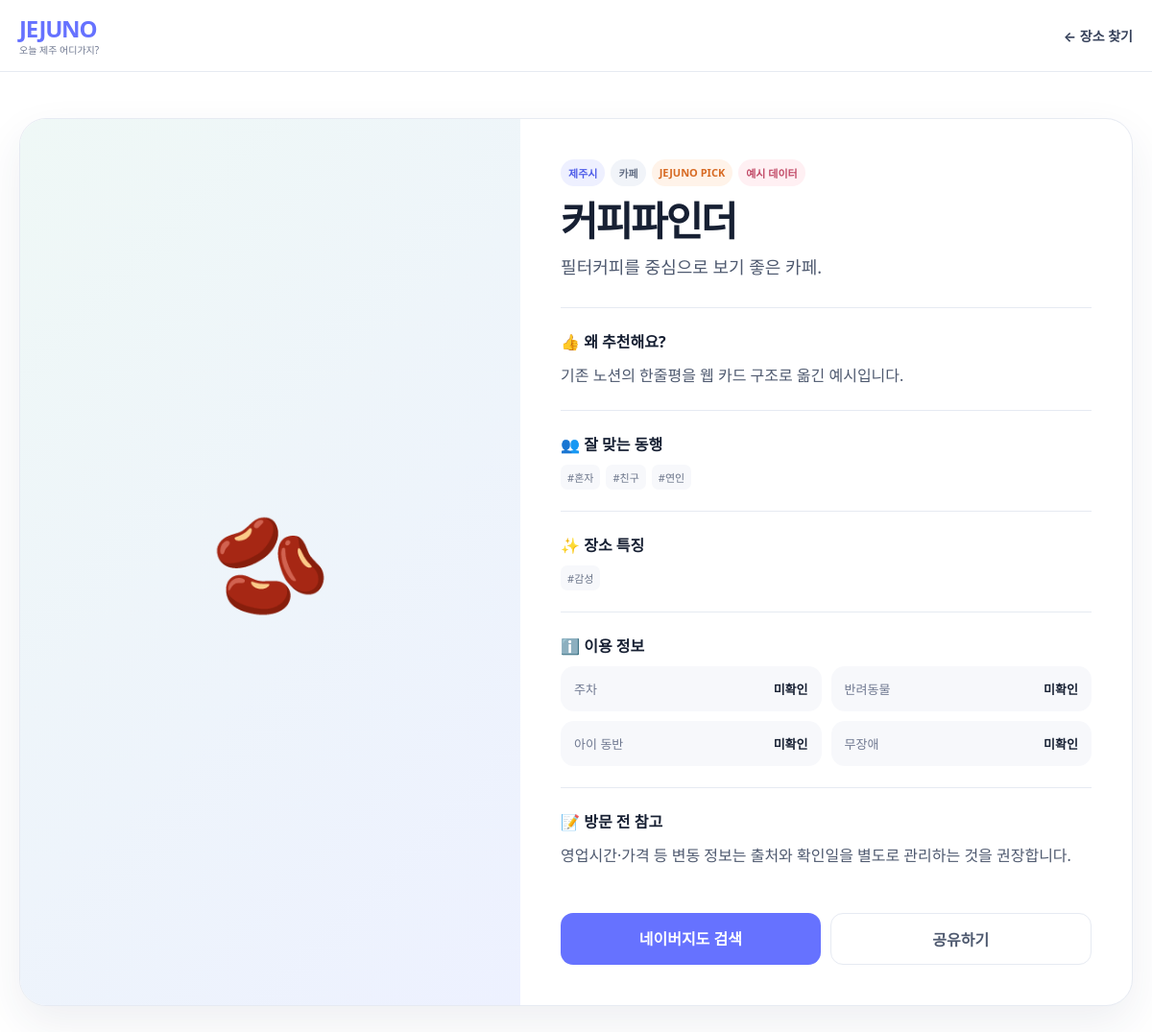
/place/coffee-finder, run on the app's committed database.
### tables this page shows
CREATE TABLE places (
                id INTEGER PRIMARY KEY AUTOINCREMENT,
                slug TEXT NOT NULL UNIQUE,
                name TEXT NOT NULL,
                region TEXT NOT NULL,
                category TEXT NOT NULL,
                emoji TEXT NOT NULL DEFAULT '📍',
                image_url TEXT NOT NULL DEFAULT '',
                is_pick INTEGER NOT NULL DEFAULT 0,
                companions TEXT NOT NULL DEFAULT '[]',
                features TEXT NOT NULL DEFAULT '[]',
                parking_status TEXT NOT NULL DEFAULT '미확인',
                pet_status TEXT NOT NULL DEFAULT '미확인',
                child_status TEXT NOT NULL DEFAULT '미확인',
                accessible_status TEXT NOT NULL DEFAULT '미확인',
                one_line TEXT NOT NULL DEFAULT '',
                reason TEXT NOT NULL DEFAULT '',
                note TEXT NOT NULL DEFAULT '',
                address TEXT NOT NULL DEFAULT '',
                map_url TEXT NOT NULL DEFAULT '',
                info_source TEXT NOT NULL DEFAULT '',
                checked_at TEXT NOT NULL DEFAULT '',
                is_example INTEGER NOT NULL DEFAULT 0,
                published INTEGER NOT NULL DEFAULT 1,
                created_at TEXT NOT NULL DEFAULT CURRENT_TIMESTAMP,
                updated_at TEXT NOT NULL DEFAULT CURRENT_TIMESTAMP
            );

### app.py (the view)
    @app.get("/place/{slug}", response_class=HTMLResponse)
    async def place_detail(request: Request, slug: str):
        conn = connect_db()
        row = conn.execute("SELECT * FROM places WHERE slug=? AND published=1", (slug,)).fetchone()
        conn.close()
        if not row:
            return HTMLResponse("장소를 찾을 수 없습니다.", status_code=404)
        return templates.TemplateResponse(request=request, name="place_detail.html", context={"place": row_to_place(row)})

### templates/place_detail.html (shortened to what this page needs)
{% extends "base.html" %}
{% block body %}
<header class="site-header"><div class="wrap header-inner"><a class="brand" href="{{ url_for('home') }}"><strong>JEJUNO</strong><span>오늘 제주 어디가지?</span></a><nav class="nav detail-nav"><a href="{{ url_for('home') }}#places">← 장소 찾기</a></nav></div></header>
<main class="detail-page wrap">
  <article class="detail-shell">
    <div class="detail-visual {% if place.image_url %}has-image{% endif %}" {% if place.image_url %}style="background-image:url('{{ place.image_url }}')"{% endif %}>{% if not place.image_url %}<span>{{ place.emoji }}</span>{% endif %}</div>
    <div class="detail-content">
      <div class="meta-row"><span class="badge primary">{{ place.region }}</span><span class="badge">{{ place.category }}</span>{% if place.is_pick %}<span class="badge pick">JEJUNO PICK</span>{% endif %}{% if place.is_example %}<span class="badge example">예시 데이터</span>{% endif %}</div>
      <h1 class="detail-title">{{ place.name }}</h1>
      <p class="detail-lead">{{ place.one_line }}</p>
      <div class="detail-section"><h2>👍 왜 추천해요?</h2><p>{{ place.reason or '아직 추천 이유가 입력되지 않았습니다.' }}</p></div>
      <div class="detail-section"><h2>👥 잘 맞는 동행</h2><div class="tag-row">{% for item in place.companions %}<span class="tag">#{{ item }}</span>{% else %}<span class="muted">미입력</span>{% endfor %}</div></div>
      <div class="detail-section"><h2>✨ 장소 특징</h2><div class="tag-row">{% for item in place.features_public %}<span class="tag">#{{ item }}</span>{% else %}<span class="muted">미입력</span>{% endfor %}</div></div>
      <div class="detail-section"><h2>ℹ️ 이용 정보</h2><div class="status-grid"><div><span>주차</span><strong>{{ place.parking_status }}</strong></div><div><span>반려동물</span><strong>{{ place.pet_status }}</strong></div><div><span>아이 동반</span><strong>{{ place.child_status }}</strong></div><div><span>무장애</span><strong>{{ place.accessible_status }}</strong></div></div></div>
      {% if place.note %}<div class="detail-section"><h2>📝 방문 전 참고</h2><p>{{ place.note }}</p></div>{% endif %}
      <div class="detail-actions">
        {% if place.map_url %}<a class="map-btn" href="{{ place.map_url }}" target="_blank" rel="noreferrer">지도에서 보기</a>{% else %}<a class="map-btn" href="https://map.naver.com/p/search/{{ place.name|urlencode }}" target="_blank" rel="noreferrer">네이버지도 검색</a>{% endif %}
        <button class="share-btn" id="sharePlace" data-title="{{ place.name }}">공유하기</button>
      </div>
    </div>
  </article>
</main>
{% endblock %}

### static/styles.css (style rules this page uses)
:root { --bg:#ffffff; --soft:#f6f8ff; --soft2:#f8fafc; --text:#172033; --muted:#6f7890; --line:#e6eaf2; --brand:#6672ff; --brand-dark:#4e5ce9; --brand-soft:#eef0ff; --accent:#ff8a3d; --shadow:0 18px 45px rgba(37,53,92,.08); --radius:22px; }
* { box-sizing:border-box }
html { scroll-behavior:smooth }
body { margin:0;font-family:Pretendard,"Noto Sans KR",system-ui,-apple-system,BlinkMacSystemFont,"Segoe UI",sans-serif;background:var(--bg);color:var(--text) }
button,a { font:inherit }
button { cursor:pointer }
a { color:inherit;text-decoration:none }
.wrap { width:min(1180px,calc(100% - 40px));margin:0 auto }
.site-header { position:sticky;top:0;z-index:50;background:rgba(255,255,255,.92);backdrop-filter:blur(16px);border-bottom:1px solid var(--line) }
.header-inner { height:74px;display:flex;align-items:center;justify-content:space-between;gap:28px }
.brand { display:flex;flex-direction:column;line-height:1 }
.brand strong { font-size:24px;letter-spacing:-1.2px;color:var(--brand) }
.brand span { font-size:10px;color:var(--muted);margin-top:5px }
.nav { display:flex;gap:28px;align-items:center;font-size:14px;font-weight:700 }
.nav a { color:#36415a }
h1 { font-size:44px;line-height:1.12;letter-spacing:-2.2px;margin:18px 0 14px }
.meta-row { display:flex;gap:6px;flex-wrap:wrap;margin-bottom:11px }
.badge { font-size:11px;font-weight:800;padding:6px 8px;border-radius:999px;background:#f1f4f9;color:#657086 }
.badge.primary { background:var(--brand-soft);color:var(--brand-dark) }
.badge.pick { background:#fff3e9;color:#d76a23 }
.tag-row { display:flex;gap:6px;flex-wrap:wrap }
.tag { font-size:11px;color:#6a7489;background:#f7f8fb;border-radius:7px;padding:5px 7px }
.map-btn { background:var(--brand);color:#fff }
.share-btn { border:1px solid var(--line);background:#fff;color:#4e596f }
.badge.example { background:#fff0f3;color:#c14966 }
.detail-page { padding:48px 0 80px }
.detail-shell { display:grid;grid-template-columns:.9fr 1.1fr;border:1px solid var(--line);border-radius:28px;overflow:hidden;box-shadow:var(--shadow);background:#fff }
.detail-visual { min-height:520px;display:flex;align-items:center;justify-content:center;font-size:100px;background:linear-gradient(135deg,#eff8f6,#edf1ff) }
.detail-content { padding:42px }
.detail-title { font-size:42px;margin:12px 0 10px }
.detail-lead { font-size:18px;line-height:1.7;color:#4e596f;margin:0 0 26px }
.detail-section { padding:22px 0;border-top:1px solid var(--line) }
.detail-section h2 { font-size:16px;margin:0 0 10px }
.detail-section p { color:#4e596f;line-height:1.75;margin:0 }
.status-grid { display:grid;grid-template-columns:repeat(2,1fr);gap:10px }
.status-grid>div { padding:14px;border-radius:14px;background:#f7f8fb;display:flex;justify-content:space-between;gap:12px }
.status-grid span { color:var(--muted);font-size:13px }
.status-grid strong { font-size:13px }
.detail-actions { display:flex;gap:10px;margin-top:24px }
.detail-actions a,.detail-actions button { flex:1;text-align:center;border-radius:13px;padding:14px;font-weight:900 }
:root { --jejuno-blue:#2468f2;--jejuno-green:#12c875;--jejuno-orange:#ff6b3d;--jejuno-ink:#111827;--jejuno-cream:#fff8ef }

### data on the page
places: emoji "🫘", region "제주시", category "카페", name "커피파인더", one_line "필터커피를 중심으로 보기 좋은 카페.", reason "기존 노션의 한줄평을 웹 카드 구조로 옮긴 예시입니다.", parking_status "미확인", pet_status "미확인", child_status "미확인", accessible_status "미확인", note "영업시간·가격 등 변동 정보는 출처와 확인일을 별도로 관리하는 것을 권장합니다."

### other printed values
{{ item }} "혼자" "친구" "연인"
{{ item }} "감성"
